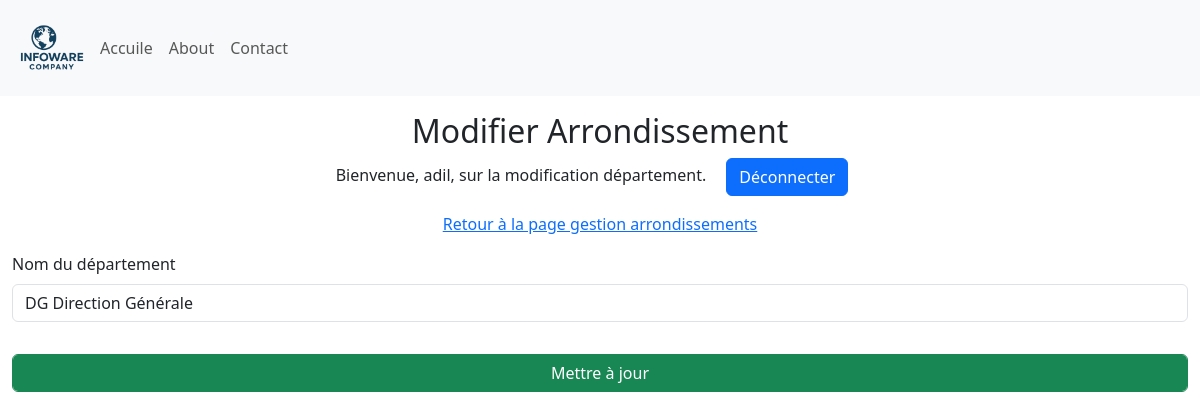
/update_departement/2 (signed in), run on an earlier commit of the app's database.
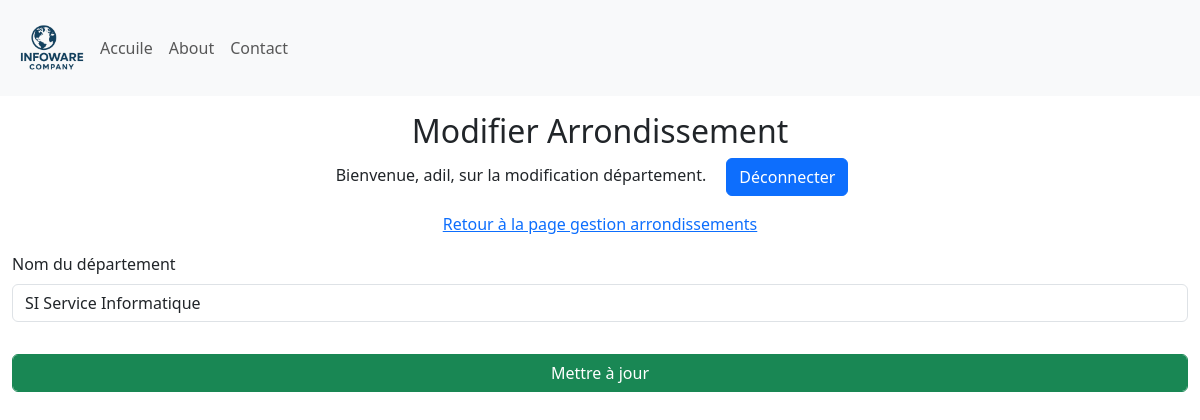
And on a later commit of the database.
### Site/models.py (models this page shows, shortened)
class Departement(db.Model):
    id = db.Column(db.Integer, primary_key=True)
    departement = db.Column(db.String(25), unique=True, nullable=False)
    arondissement = db.Column(db.Integer, db.ForeignKey('arondissement.id'), nullable=False)

### Site/dashbord/departement.py (the view, shortened to what this page needs)
@departement.route('/update_departement/<int:departement_id>', methods=['GET', 'POST'])
def update_departement(departement_id):
    if 'user' not in session:
        return redirect(url_for('admin.admin'))
    departement = Departement.query.get_or_404(departement_id)
    return render_template('update_departement.html', name=session['user'], departement=departement)

### Site/templates/update_departement.html (shortened to what this page needs)
{% extends 'base.html' %}
{% block body %}
<div class="container-fluid">
    <div class="row">
        <div class="col-12  my-3">
            <div class="text-center">
                <h2>Modifier Arrondissement</h2>
                <p>Bienvenue, {{ name }}, sur la modification département. <a class="mx-3 btn btn-primary" href="{{ url_for('admin.logout') }}"">Déconnecter</a></p>
                <p><a href="{{ url_for('arrondissement.manage_Arrondissements') }}">Retour à la page gestion arrondissements</a> </p>
            </div>
           <form method="POST">
                <div class="mb-3">
                    <label for="departementName" class="form-label">Nom du département</label>
                    <input type="text" class="form-control" id="departementName" name="departementName" value="{{ departement.departement }}" required>
                </div>
                <div class="mb-3">
                    <input type="submit" class="form-control btn btn-success mt-3" value="Mettre à jour">
                </div>
            </form>
        </div>
    </div>
</div>
{% endblock %}

What changed in the data, as far as the page shows it:
changed Departement: departementName "DG Direction Générale" → "SI Service Informatique"
